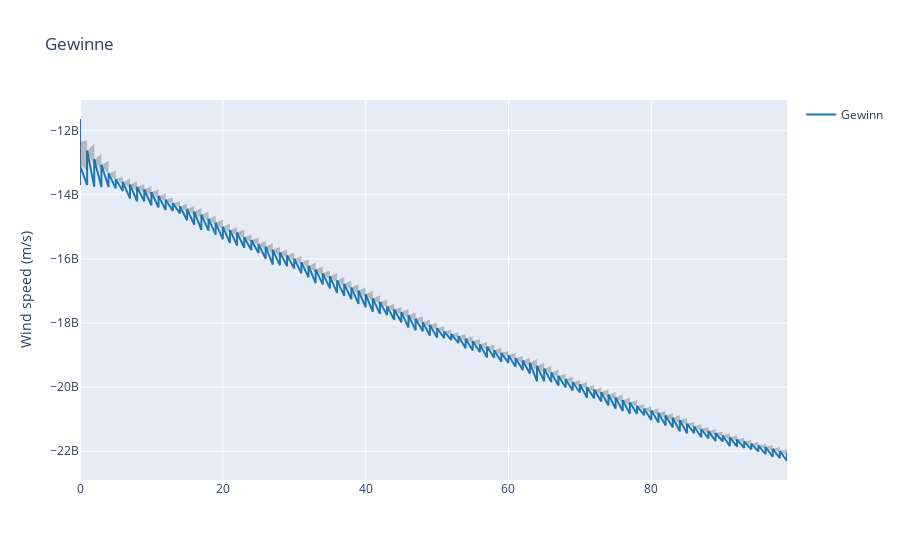

Write notebook code for a chart like this one.
### Code cell
fig = go.Figure([
    go.Scatter(
        name='Gewinn',
        x=df['Generations'],
        y=df['Fitness'],
        mode='lines',
        line=dict(color='rgb(31, 119, 180)'),
    ),
    go.Scatter(
        name='Upper Bound',
        x=df['Generations'],
        y=df["avg"]+df['std'],
        mode='lines',
        marker=dict(color="#444"),
        line=dict(width=0),
        showlegend=False
    ),
    go.Scatter(
        name='Lower Bound',
        x=df['Generations'],
        y=df["avg"]-df['std'],
        marker=dict(color="#444"),
        line=dict(width=0),
        mode='lines',
        fillcolor='rgba(68, 68, 68, 0.3)',
        fill='tonexty',
        showlegend=False
    )
])
fig.update_layout(
    yaxis_title='Wind speed (m/s)',
    title='Gewinne',
    hovermode="x"
)
fig.show()

### Figure 1 — Plotly figure (JSON) as saved in the notebook; plotly's stock layout.template omitted (floating-point values rounded to 4 significant figures; data arrays with more than 128 entries replaced by an {"elided": "..."} marker saying what was removed)
{"data": [{"line": {"color": "rgb(31, 119, 180)"}, "mode": "lines", "name": "Gewinn", "x": {"elided": "10000 int values"}, "y": {"elided": "10000 float values"}, "type": "scatter"}, {"line": {"width": 0}, "marker": {"color": "#444"}, "mode": "lines", "name": "Upper Bound", "showlegend": false, "x": {"elided": "10000 int values"}, "y": {"elided": "10000 float values"}, "type": "scatter"}, {"fill": "tonexty", "fillcolor": "rgba(68, 68, 68, 0.3)", "line": {"width": 0}, "marker": {"color": "#444"}, "mode": "lines", "name": "Lower Bound", "showlegend": false, "x": {"elided": "10000 int values"}, "y": {"elided": "10000 float values"}, "type": "scatter"}], "layout": {"yaxis": {"title": {"text": "Wind speed (m/s)"}}, "title": {"text": "Gewinne"}, "hovermode": "x"}}
